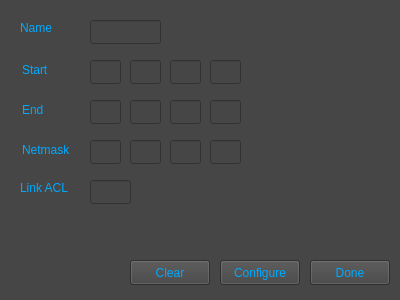
<?xml version="1.0" encoding="UTF-8"?>
<ui version="4.0">
 <class>Nat</class>
 <widget class="QWidget" name="Nat">
  <property name="geometry">
   <rect>
    <x>0</x>
    <y>0</y>
    <width>400</width>
    <height>300</height>
   </rect>
  </property>
  <property name="windowTitle">
   <string>Form</string>
  </property>
  <property name="styleSheet">
   <string notr="true">gridline-color: rgb(0, 0, 0);
selection-color: rgb(0, 170, 255);
selection-background-color: rgb(66, 66, 66);
background-color: rgb(70, 70, 70);
alternate-background-color: rgb(0, 0, 0);</string>
  </property>
  <widget class="QLineEdit" name="nameBox">
   <property name="geometry">
    <rect>
     <x>90</x>
     <y>20</y>
     <width>71</width>
     <height>24</height>
    </rect>
   </property>
   <property name="styleSheet">
    <string notr="true">color: rgb(85, 170, 255);
border-color: rgb(0, 0, 0);</string>
   </property>
   <property name="text">
    <string/>
   </property>
  </widget>
  <widget class="QLabel" name="label">
   <property name="geometry">
    <rect>
     <x>20</x>
     <y>20</y>
     <width>51</width>
     <height>16</height>
    </rect>
   </property>
   <property name="layoutDirection">
    <enum>Qt::LeftToRight</enum>
   </property>
   <property name="styleSheet">
    <string notr="true">color :rgb(0, 170, 255)</string>
   </property>
   <property name="text">
    <string>Name</string>
   </property>
  </widget>
  <widget class="QLineEdit" name="startBox2">
   <property name="geometry">
    <rect>
     <x>130</x>
     <y>60</y>
     <width>31</width>
     <height>24</height>
    </rect>
   </property>
   <property name="styleSheet">
    <string notr="true">color: rgb(85, 170, 255);
border-color: rgb(0, 0, 0);</string>
   </property>
  </widget>
  <widget class="QLineEdit" name="startBox1">
   <property name="geometry">
    <rect>
     <x>90</x>
     <y>60</y>
     <width>31</width>
     <height>24</height>
    </rect>
   </property>
   <property name="styleSheet">
    <string notr="true">color: rgb(85, 170, 255);
border-color: rgb(0, 0, 0);</string>
   </property>
  </widget>
  <widget class="QLabel" name="label_4">
   <property name="geometry">
    <rect>
     <x>22</x>
     <y>62</y>
     <width>61</width>
     <height>16</height>
    </rect>
   </property>
   <property name="styleSheet">
    <string notr="true">color :rgb(0, 170, 255)</string>
   </property>
   <property name="text">
    <string>Start</string>
   </property>
  </widget>
  <widget class="QLineEdit" name="startBox4">
   <property name="geometry">
    <rect>
     <x>210</x>
     <y>60</y>
     <width>31</width>
     <height>24</height>
    </rect>
   </property>
   <property name="styleSheet">
    <string notr="true">color: rgb(85, 170, 255);
border-color: rgb(0, 0, 0);</string>
   </property>
  </widget>
  <widget class="QLineEdit" name="startBox3">
   <property name="geometry">
    <rect>
     <x>170</x>
     <y>60</y>
     <width>31</width>
     <height>24</height>
    </rect>
   </property>
   <property name="styleSheet">
    <string notr="true">color: rgb(85, 170, 255);
border-color: rgb(0, 0, 0);</string>
   </property>
  </widget>
  <widget class="QLineEdit" name="endBox3">
   <property name="geometry">
    <rect>
     <x>170</x>
     <y>100</y>
     <width>31</width>
     <height>24</height>
    </rect>
   </property>
   <property name="styleSheet">
    <string notr="true">color: rgb(85, 170, 255);
border-color: rgb(0, 0, 0);</string>
   </property>
  </widget>
  <widget class="QLabel" name="label_5">
   <property name="geometry">
    <rect>
     <x>22</x>
     <y>102</y>
     <width>61</width>
     <height>16</height>
    </rect>
   </property>
   <property name="styleSheet">
    <string notr="true">color :rgb(0, 170, 255)</string>
   </property>
   <property name="text">
    <string>End</string>
   </property>
  </widget>
  <widget class="QLineEdit" name="endBox2">
   <property name="geometry">
    <rect>
     <x>130</x>
     <y>100</y>
     <width>31</width>
     <height>24</height>
    </rect>
   </property>
   <property name="styleSheet">
    <string notr="true">color: rgb(85, 170, 255);
border-color: rgb(0, 0, 0);</string>
   </property>
  </widget>
  <widget class="QLineEdit" name="endBox1">
   <property name="geometry">
    <rect>
     <x>90</x>
     <y>100</y>
     <width>31</width>
     <height>24</height>
    </rect>
   </property>
   <property name="styleSheet">
    <string notr="true">color: rgb(85, 170, 255);
border-color: rgb(0, 0, 0);</string>
   </property>
  </widget>
  <widget class="QLineEdit" name="endBox4">
   <property name="geometry">
    <rect>
     <x>210</x>
     <y>100</y>
     <width>31</width>
     <height>24</height>
    </rect>
   </property>
   <property name="styleSheet">
    <string notr="true">color: rgb(85, 170, 255);
border-color: rgb(0, 0, 0);</string>
   </property>
  </widget>
  <widget class="QLineEdit" name="subBox4">
   <property name="geometry">
    <rect>
     <x>210</x>
     <y>140</y>
     <width>31</width>
     <height>24</height>
    </rect>
   </property>
   <property name="styleSheet">
    <string notr="true">color: rgb(85, 170, 255);
border-color: rgb(0, 0, 0);</string>
   </property>
  </widget>
  <widget class="QLineEdit" name="subBox3">
   <property name="geometry">
    <rect>
     <x>170</x>
     <y>140</y>
     <width>31</width>
     <height>24</height>
    </rect>
   </property>
   <property name="styleSheet">
    <string notr="true">color: rgb(85, 170, 255);
border-color: rgb(0, 0, 0);</string>
   </property>
  </widget>
  <widget class="QLineEdit" name="subBox1">
   <property name="geometry">
    <rect>
     <x>90</x>
     <y>140</y>
     <width>31</width>
     <height>24</height>
    </rect>
   </property>
   <property name="styleSheet">
    <string notr="true">color: rgb(85, 170, 255);
border-color: rgb(0, 0, 0);</string>
   </property>
  </widget>
  <widget class="QLabel" name="label_6">
   <property name="geometry">
    <rect>
     <x>22</x>
     <y>142</y>
     <width>61</width>
     <height>16</height>
    </rect>
   </property>
   <property name="styleSheet">
    <string notr="true">color :rgb(0, 170, 255)</string>
   </property>
   <property name="text">
    <string>Netmask</string>
   </property>
  </widget>
  <widget class="QLineEdit" name="subBox2">
   <property name="geometry">
    <rect>
     <x>130</x>
     <y>140</y>
     <width>31</width>
     <height>24</height>
    </rect>
   </property>
   <property name="styleSheet">
    <string notr="true">color: rgb(85, 170, 255);
border-color: rgb(0, 0, 0);</string>
   </property>
  </widget>
  <widget class="QPushButton" name="exitBtn">
   <property name="geometry">
    <rect>
     <x>310</x>
     <y>260</y>
     <width>80</width>
     <height>25</height>
    </rect>
   </property>
   <property name="cursor">
    <cursorShape>PointingHandCursor</cursorShape>
   </property>
   <property name="styleSheet">
    <string notr="true">color: rgb(0, 170, 255);
background-color: rgb(66, 66, 66);
border-color: rgb(0, 0, 0);</string>
   </property>
   <property name="text">
    <string>Done</string>
   </property>
  </widget>
  <widget class="QPushButton" name="clearBtn">
   <property name="geometry">
    <rect>
     <x>130</x>
     <y>260</y>
     <width>80</width>
     <height>25</height>
    </rect>
   </property>
   <property name="cursor">
    <cursorShape>PointingHandCursor</cursorShape>
   </property>
   <property name="styleSheet">
    <string notr="true">color: rgb(0, 170, 255);
background-color: rgb(66, 66, 66);
border-color: rgb(0, 0, 0);</string>
   </property>
   <property name="text">
    <string>Clear</string>
   </property>
  </widget>
  <widget class="QPushButton" name="configBtn">
   <property name="geometry">
    <rect>
     <x>220</x>
     <y>260</y>
     <width>80</width>
     <height>25</height>
    </rect>
   </property>
   <property name="cursor">
    <cursorShape>PointingHandCursor</cursorShape>
   </property>
   <property name="styleSheet">
    <string notr="true">color: rgb(0, 170, 255);
background-color: rgb(66, 66, 66);
border-color: rgb(0, 0, 0);</string>
   </property>
   <property name="text">
    <string>Configure</string>
   </property>
   <property name="shortcut">
    <string>Return</string>
   </property>
  </widget>
  <widget class="QLabel" name="label_2">
   <property name="geometry">
    <rect>
     <x>20</x>
     <y>180</y>
     <width>51</width>
     <height>16</height>
    </rect>
   </property>
   <property name="layoutDirection">
    <enum>Qt::LeftToRight</enum>
   </property>
   <property name="styleSheet">
    <string notr="true">color :rgb(0, 170, 255)</string>
   </property>
   <property name="text">
    <string>Link ACL</string>
   </property>
  </widget>
  <widget class="QLineEdit" name="aclBox">
   <property name="geometry">
    <rect>
     <x>90</x>
     <y>180</y>
     <width>41</width>
     <height>24</height>
    </rect>
   </property>
   <property name="styleSheet">
    <string notr="true">color: rgb(85, 170, 255);
border-color: rgb(0, 0, 0);</string>
   </property>
   <property name="text">
    <string/>
   </property>
  </widget>
 </widget>
 <tabstops>
  <tabstop>nameBox</tabstop>
  <tabstop>startBox1</tabstop>
  <tabstop>startBox2</tabstop>
  <tabstop>startBox3</tabstop>
  <tabstop>startBox4</tabstop>
  <tabstop>endBox1</tabstop>
  <tabstop>endBox2</tabstop>
  <tabstop>endBox3</tabstop>
  <tabstop>endBox4</tabstop>
  <tabstop>subBox1</tabstop>
  <tabstop>subBox2</tabstop>
  <tabstop>subBox3</tabstop>
  <tabstop>subBox4</tabstop>
  <tabstop>aclBox</tabstop>
  <tabstop>clearBtn</tabstop>
  <tabstop>configBtn</tabstop>
  <tabstop>exitBtn</tabstop>
 </tabstops>
 <resources/>
 <connections/>
</ui>
